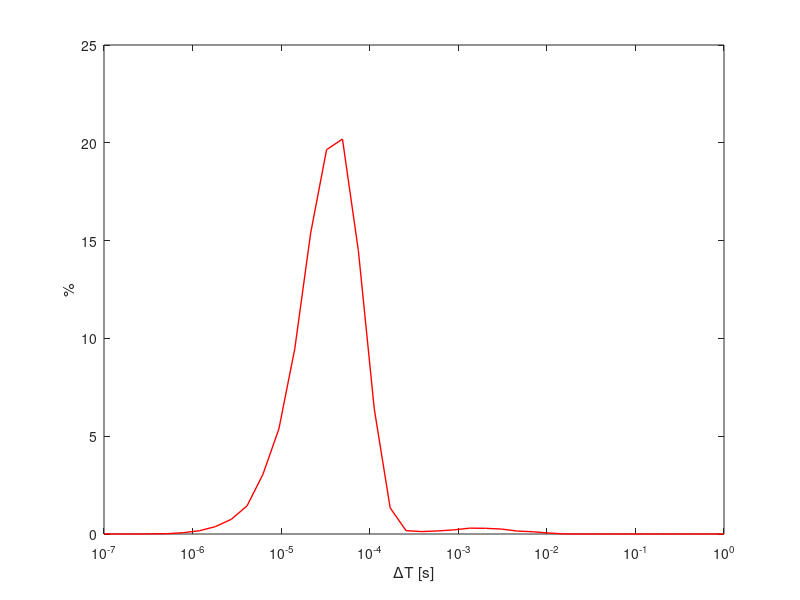

Recreate this plot in MATLAB.
num_ensembles = 1;
%% How many particles from population?
%% Assume uniform size with variable concentration

time = 1;                                        % Time of simulation in s

saq = 0.24;                                      % Qualified Sample volume of CDP in mm^2
sae = 20.1;                                      % Extended sample volume of CDP in mm^2
Nliq = 20;                                       % Number concentration of liquid particles cm-3

tas = 100;                                         % Clock frequency of probe
int_arr_qualified = 1/((tas*100*saq*(1e-1)^2)*(Nliq));
int_arr_extended = 1/((tas*100*sae*(1e-1)^2)*(Nliq));
 
P_break = 0;                                       % Probability of breakup (assume 1%)


hists = zeros(num_ensembles,40);
for(i=1:num_ensembles)
    int_arr = [];
    time_since_last_natural_particle = 0;
    time_since_last_liquid_particle = 0;
    time_to_next_natural_particle = 1/poissrnd(1/int_arr_qualified);
    time_to_next_liquid_particle = 1/poissrnd(1/int_arr_extended);
    
    t = 0;
    while(t < time);
        % Handle population of shattered particles
        dt = min([time_to_next_natural_particle time_to_next_liquid_particle]);

        % Handle population of natural particles
        if(time_to_next_natural_particle <= time_since_last_natural_particle)
            int_arr = [int_arr; time_since_last_natural_particle];
            time_since_last_natural_particle = 0;
            time_to_next_natural_particle = -log(rand(1))*int_arr_qualified;
        end    
        time_since_last_natural_particle = time_since_last_natural_particle+dt; 

        
        % Handle population of natural particles
        if(time_to_next_liquid_particle <= time_since_last_liquid_particle)
            int_arr = [int_arr; time_since_last_liquid_particle];
            time_since_last_liquid_particle = 0;
            time_to_next_liquid_particle = -log(rand(1))*int_arr_extended;
            
        end    
        time_since_last_liquid_particle = time_since_last_liquid_particle+dt; 
        
        
        if(mod(t,dt*1000000) == 0)
            disp([num2str(t) '/' num2str(time)]);
        end
        t = t + dt;
    end
    
    n=int_arr > int_arr_qualified;
    nnz(n)/numel(int_arr)
    numel(int_arr)
    
    [h,bins] = hist(int_arr(int_arr > 0), logspace(-7,0,40));
    hists(i,:) = h;
    int_arr = [];
    disp(['Ensemble member ' num2str(i) ' complete']);
end

save hists.mat
figure;

for(i=1:num_ensembles)
    plot(bins, hists(i,:)/(sum(hists(i,:),2))*100, 'r', 'LineWidth', 1);
    hold on;
end    
set(gca, 'XScale', 'log');
xlabel('\DeltaT [s]');
ylabel('%');
% title(['TAS = ' num2str(tas) ' P_{break} = ' num2str(P_break*100) '% N_{liq} = ' num2str(Nliq) ' cm^{-3} mean fragments = ' num2str(num_fragments)]);
bimodalfit = @(tau, dt) tau(3).*(dt/tau(1)).*exp(-dt/tau(1))+(1-tau(3)).*(dt/tau(2)).*exp(-dt/tau(2));
hold on;



%% Plot interarrival time distribution
